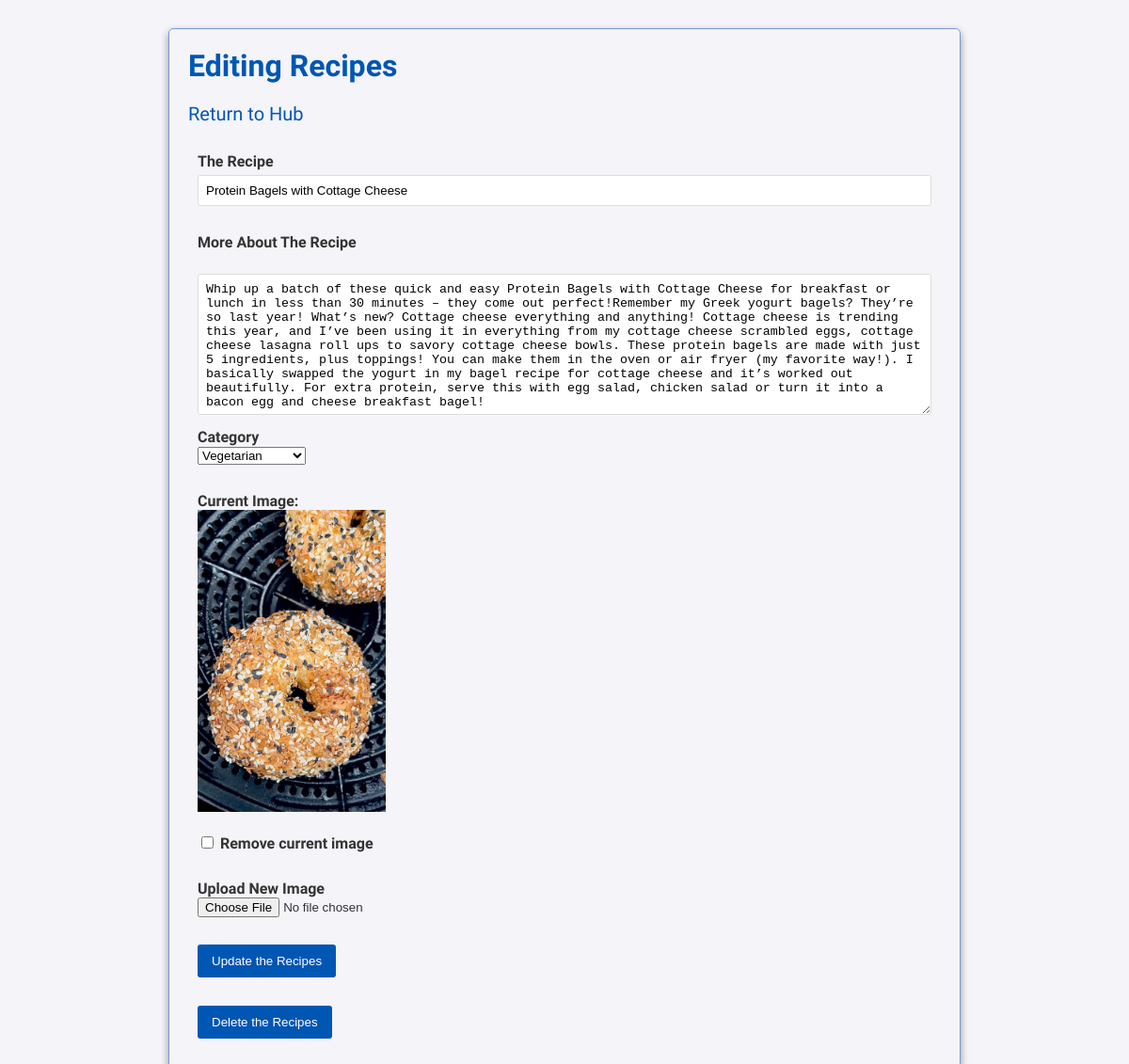
Page /edit.php?id=22 (signed in) on the committed database.
### tables this page shows
CREATE TABLE `posts` (
  `id` int(11) NOT NULL,
  `title` varchar(200) NOT NULL,
  `date` timestamp NOT NULL DEFAULT current_timestamp() ON UPDATE current_timestamp(),
  `content` varchar(2000) NOT NULL,
  `vegetarian_id` int(11) DEFAULT NULL,
  `image` varchar(255) DEFAULT NULL
);

CREATE TABLE `vegetarian` (
  `id` int(11) NOT NULL,
  `name` varchar(100) NOT NULL
);

### edit.php (the view, shortened to what this page needs)
<?php
require('connect.php');
$id = filter_input(INPUT_GET, 'id', FILTER_VALIDATE_INT);
$query = "SELECT id, title, content, vegetarian_id, image FROM posts WHERE id = :id";
$statement = $db->prepare($query);
$statement->bindValue(':id', $id, PDO::PARAM_INT);
$statement->execute();
$post = $statement->fetch(PDO::FETCH_ASSOC);
$title = htmlspecialchars($post['title'], ENT_QUOTES, 'UTF-8');
$content = htmlspecialchars($post['content'], ENT_QUOTES, 'UTF-8');
$vegetarian_id = $post['vegetarian_id'];
$image = $post['image'];
$categoryQuery = "SELECT id, name FROM vegetarian";
$categoryStatement = $db->prepare($categoryQuery);
$categoryStatement->execute();
$categories = $categoryStatement->fetchAll(PDO::FETCH_ASSOC);
?>
<!DOCTYPE html>
<html lang="en">
<head>
    <link rel="stylesheet" href="main.css">
</head>
<body>
    <h1><a href="index.php">Editing Recipes</a></h1>
    <a class="home" href="userlogin.php">Return to Hub</a>
    <br><br>
    <form method="post" action="edit.php?id=<?= $id ?>" enctype="multipart/form-data">
        <div>
            <label for="title">The Recipe</label>
            <br>
            <input type="text" id="title" name="title" value="<?= htmlspecialchars($title, ENT_QUOTES, 'UTF-8') ?>">
            <br><br>
        </div>
        <div>
            <label for="content">More About The Recipe</label>
            <br><br>
            <textarea id="content" name="content"><?= htmlspecialchars($content, ENT_QUOTES, 'UTF-8') ?></textarea>
            <br>
        </div>
        <div>
            <label for="vegetarian_id">Category</label>
            <br>
            <select id="vegetarian_id" name="vegetarian_id">
                <?php foreach ($categories as $category): ?>
                    <option value="<?= $category['id'] ?>" <?= $category['id'] == $vegetarian_id ? 'selected' : '' ?>>
                        <?= htmlspecialchars($category['name'], ENT_QUOTES, 'UTF-8') ?>
                    </option>
                <?php endforeach; ?>
            </select>
            <br><br>
        </div>
        <?php if ($image): ?>
            <div>
                <label>Current Image:</label>
                <br>
                <img src="uploads/images/<?= htmlspecialchars($image, ENT_QUOTES, 'UTF-8') ?>" alt="Current Image"
                    style="max-width: 200px;">
                <br><br>
                <label>
                    <input type="checkbox" name="remove_image" value="1"> Remove current image
                </label>
                <br><br>
            </div>
        <?php endif; ?>
        <div>
            <label for="image">Upload New Image</label>
            <br>
            <input type="file" id="image" name="image">
            <br><br>
        </div>
        <div>
            <button type="submit" name="update">Update the Recipes</button>
        </div>
    </form>
    <form method="post" action="edit.php?id=<?= $id ?>"
        onsubmit="return confirm('Are you sure you want to delete this post?');">
        <button type="submit" name="delete" value="delete">Delete the Recipes</button>
    </form>
</body>
</html>

### main.css (style rules this page uses)
body, h1, h2, h3, p, a, div { margin: 0; padding: 0; font-family: 'Carrois Gothic'; }
body { background-color: #f4f4f9; color: #333; padding: 20px; width: 800px; margin: 30px auto; border: 1px solid rgb(121, 153, 212); border-radius: 5px; box-shadow: 0 4px 8px rgba(0, 0, 0, 0.4); }
h1 { color: #0056b3; margin-bottom: 20px; font-family: 'Carrois Gothic'; }
a { color: #0056b3; text-decoration: none; }
form { background-color: transparent; padding: 10px; border: none; box-shadow: none; }
form div { margin-bottom: 10px; }
label { font-weight: bold; }
input[type="text"], textarea { width: 100%; padding: 8px; margin-top: 5px; border: 1px solid #ddd; border-radius: 3px; box-sizing: border-box; }
textarea { height: 150px; resize: vertical; }
button { background-color: #0056b3; color: #fff; border: none; padding: 10px 15px; border-radius: 3px; cursor: pointer; }
.home { font-size: 20px; margin-right: 30px; }

### rows in the picture
posts: title "Protein Bagels with Cottage Cheese", content "Whip up a batch of these quick and easy Protein Bagels with Cottage Cheese for breakfast or lunch in less than 30 minutes – they come out perfect!Remember my Greek yogurt bagels? They’re so last year! What’s new? Cottage cheese everything and anything! Cottage cheese is trending this year, and I’ve been using it in everything from my cottage cheese scrambled eggs, cottage cheese lasagna roll ups to savory cottage cheese bowls. These protein bagels are made with just 5 ingredients, plus toppings! You can make them in the oven or air fryer (my favorite way!). I basically swapped the yogurt in my bagel recipe for cottage cheese and it’s worked out beautifully. For extra protein, serve this…", vegetarian_id "Vegetarian", image (picture)
